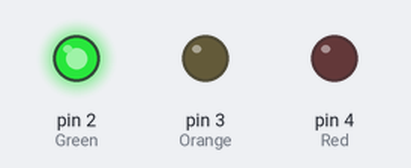
A sketch run on a simulated Arduino Uno, built with avr-gcc and run on an emulated ATmega328P. Parts: output pins drawn as LEDs (lit = HIGH).

Above: at 2.5 s.
At 6.5 s:
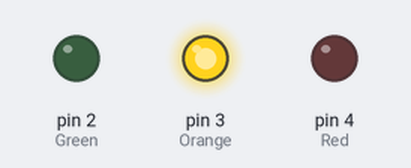
At 10.5 s:
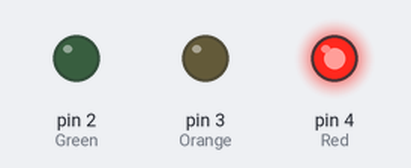
Timing chart, 0 to 16.9 s (numbered marks = the images above):
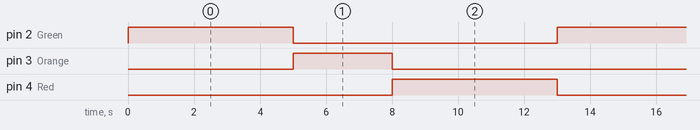

The sketch:

Traffic_Light.ino
```cpp
// Traffic Light
  int Green=2;
  int Orange=3;
  int Red=4;

void setup() {

  pinMode(Green,OUTPUT);
  pinMode(Orange,OUTPUT);
  pinMode(Red,OUTPUT);

}

void loop() {

  digitalWrite(Green,1);
  digitalWrite(Orange,0);
  digitalWrite(Red,0);
  delay(5000);

  digitalWrite(Green,0);
  digitalWrite(Orange,1);
  digitalWrite(Red,0);
  delay(3000);

  digitalWrite(Green,0);
  digitalWrite(Orange,0);
  digitalWrite(Red,1);
  delay(5000);

}
```

Measured:
- by itself, pin 2 (Green), pin 4 (Red): alternates HIGH for 5.0 s and LOW for 8.0 s
- by itself, pin 3 (Orange): alternates HIGH for 3.0 s and LOW for 10.0 s
- by itself, everything shown: repeats every 13.0 s, in 3 steps
